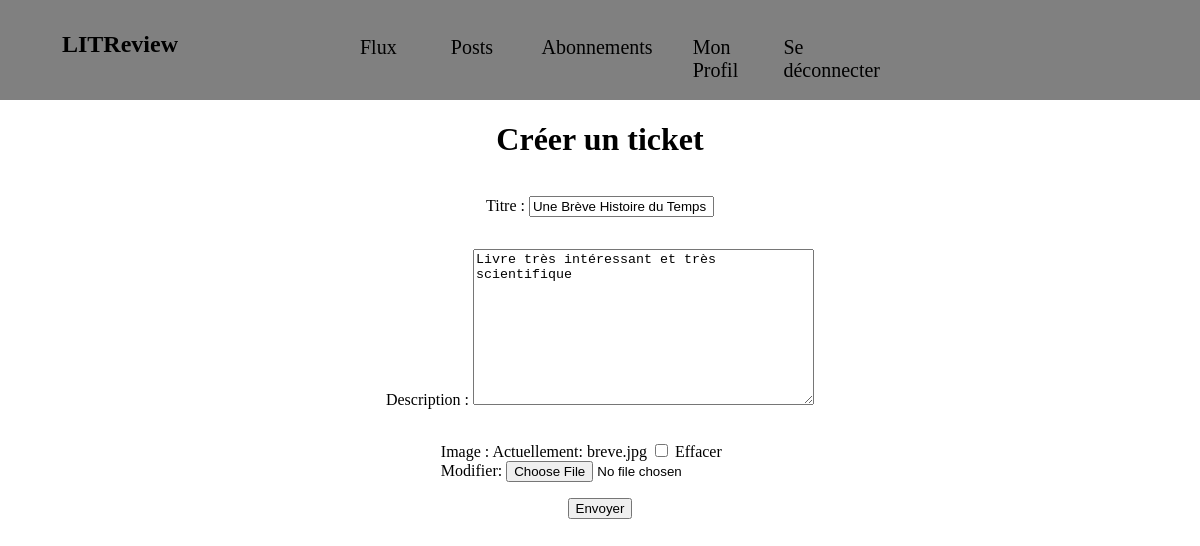
Screenshot of /create_ticket/2 (signed in) with the database file from the repository.
### posts/models.py (models this page shows, shortened)
class Ticket(models.Model):
    title = models.CharField(max_length=128)
    description = models.TextField(max_length=2048, blank=True)
    user = models.ForeignKey(to=settings.AUTH_USER_MODEL,
                             on_delete=models.CASCADE)
    image = models.ImageField(null=True, blank=True)
    time_created = models.DateTimeField(auto_now_add=True)

### posts/views.py (the view, shortened to what this page needs)
# urls.py: path('create_ticket/<int:ticket>', views.update_post,
@login_required(login_url='/login')
def update_post(request, ticket):
    ticket_instance = Ticket.objects.filter(
        id=ticket)[0]
    form = BookArticle(initial={"title": ticket_instance.title,
                                "description": ticket_instance.description,
                                "image": ticket_instance.image})
    return render(request, "posts/ticket_create.html", {"form": form})

### posts/forms.py
class BookArticle(forms.ModelForm):
    class Meta:
        model = Ticket
        exclude = ['user']
        labels = {
            "title": "Titre",
            "description": "Description",
        }

### posts/templates/posts/ticket_create.html (shortened to what this page needs)
{% extends 'base.html' %}
{% load static %}
{% block title %}
    <h1>Créer un ticket</h1>
{% endblock %}
{% block content %}
<link rel="stylesheet" href="{% static 'css/ticket_create.css' %}">
    <form method="POST" enctype="multipart/form-data">
        {{ form.as_p }}
        <input type="submit" value="Envoyer">
    </form>
{% endblock %}

### posts/static/css/base.css (style rules this page uses)
html { margin : 0; }
body { margin : 0; }
a:link { color : black; background-color: transparent; text-decoration: none; }

### posts/static/css/ticket_create.css (style rules this page uses)
form { display : flex; flex-direction : column; margin-top : 20px; align-items:center; }

### rows the page displays
Ticket: title "Une Brève Histoire du Temps", description "Livre très intéressant et très scientifique"
